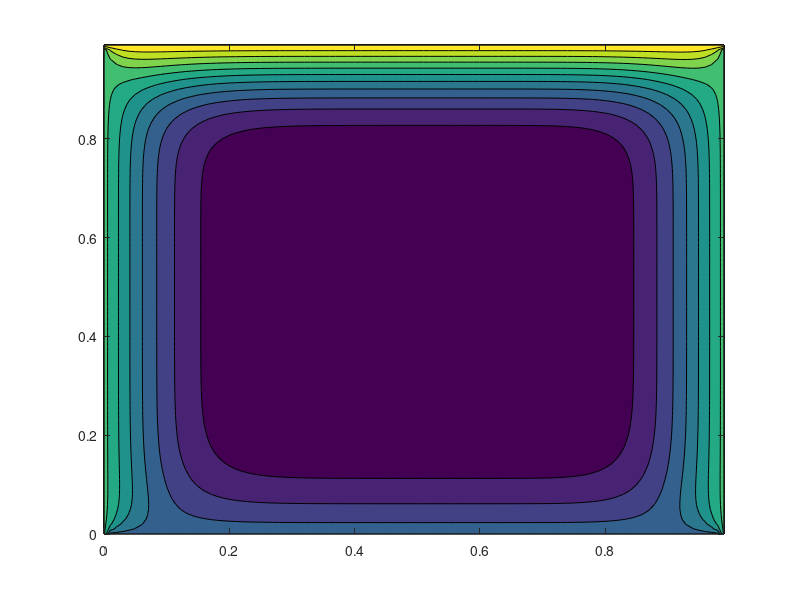
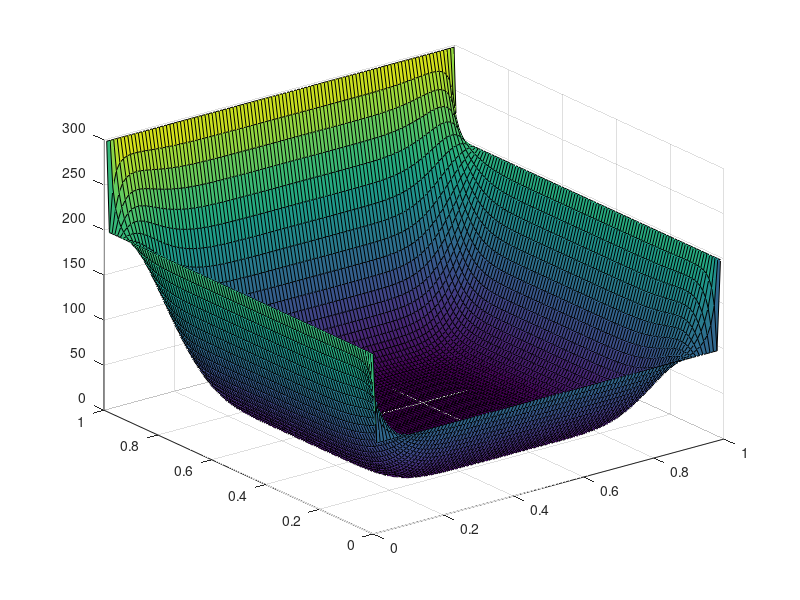

The MATLAB script that drew these images, in order:
%=================MATLAB code to solve the 2-D laplacian stencil===========% 
%preamble
clear all; clc;
%===============================Geometry===================================%
%x-distance
length_x=1;
%y-distance
length_y=1;
%===============================mesh parameters============================%
mesh_x=100;
mesh_y=100;
%==========================declare solution array==========================%
T=zeros(mesh_x,mesh_y);
%=============================boundary conditions==========================%
%south edge
T(1,1:mesh_x)=100;
%east edge
T(1:mesh_y,mesh_x)=200;
%west edge
T(1:mesh_y,1)=200;
%north edge
T(mesh_y,1:mesh_x)=300;
%============================Solver========================================%
%number of gauss-siedel iterations
outer_iterations=100;
for k=1:outer_iterations
    for i=2:mesh_y-1
        for j=2:mesh_x-1
            T(i,j)=0.25*(T(i-1,j)+T(i,j-1)+T(i,j+1)+T(i+1,j));
        end
    end
end
%===========================vizualization==================================%
%declare X
dx=length_x/mesh_y;
x=dx*[0:mesh_y-1];
%declare Y
dy=length_y/mesh_x;
y=dy*[0:mesh_x-1];
%generate mesh
[X,Y]=meshgrid(x,y);
%plot using contourf
figure(1);
title('Temperature Distribution');
contourf(X,Y,T);
%plot surface
figure(2)
surf(X,Y,T);
